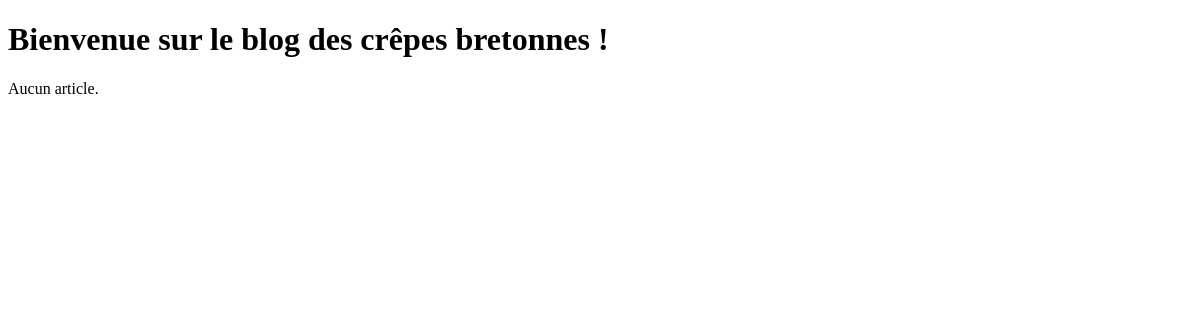
/blog/, run on an earlier commit of the app's database.
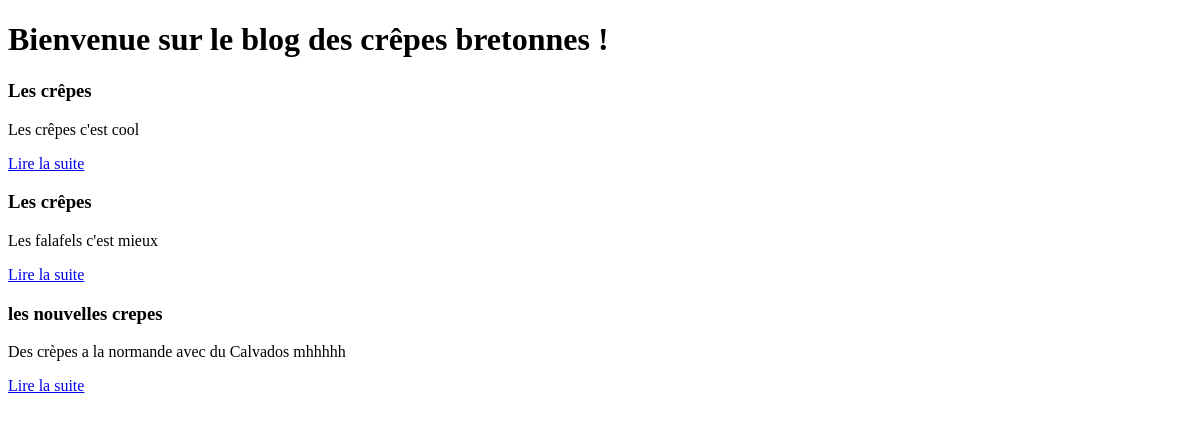
And on a later commit of the database.
### blog/models.py (models this page shows, shortened)
class Article(models.Model):
    titre = models.CharField(max_length=100)
    auteur = models.CharField(max_length=42)
    contenu = models.TextField(null=True)
    date = models.DateTimeField(default=timezone.now,
                                verbose_name="Date de parution")
    categorie = models.ForeignKey('Categorie', on_delete=models.CASCADE)
    class Meta:
        verbose_name = "article"
        ordering = ['date']

### blog/views.py (the view)
# urls.py: path('',views.accueil, name='accueil'),
def accueil(request):
    articles = Article.objects.all() # Nous sélectionnons tous nos articles
    return render(request, 'blog/accueil.html', {'derniers_articles': articles})

### blog/templates/blog/accueil.html (shortened to what this page needs)
<!DOCTYPE html>
<html lang="en">
<head>
</head>
<body>
    <h1>Bienvenue sur le blog des crêpes bretonnes !</h1>
    {% for article in derniers_articles %}
        <div class="article">
            <h3>{{ article.titre }}</h3>
            <p>{{ article.contenu|truncatewords_html:80 }}</p>
            <p><a href="{% url 'lire' article.id %}">Lire la suite</a></p>
        </div>
    {% empty %}
        <p>Aucun article.</p>
    {% endfor %}
</body>
</html>

What changed in the data, as far as the page shows it:
added Article: titre "Les crêpes", contenu "Les crêpes c'est cool"
added Article: titre "Les crêpes", contenu "Les falafels c'est mieux"
added Article: titre "les nouvelles crepes", contenu "Des crèpes a la normande avec du Calvados mhhhhh"
Also different on the page:
text no longer shown: "Aucun article."
